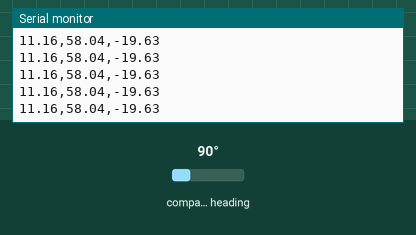
The sketch below on a simulated Arduino Uno, built with avr-gcc and run on an emulated ATmega328P. Shown: the last lines printed to the serial monitor. The inputs (shaded band) are chosen by the test bench; at power-on: compass heading 90°.

Above: at 1.2 s.
1.3 s: compass heading set to 7°
At 1.45 s:
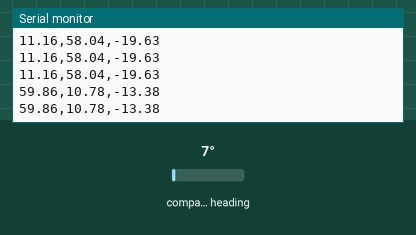
2.8 s: compass heading set to 180°
At 2.89 s:
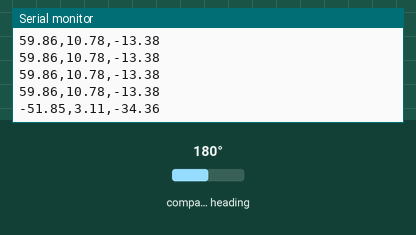
Timing chart, 0 to 5.8 s (numbered marks = the images above; inputs shaded):
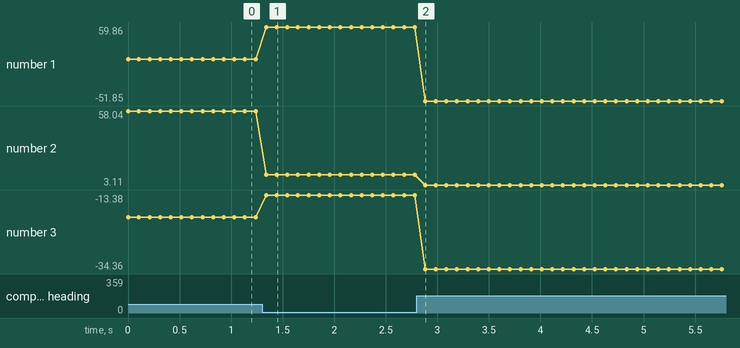

Measured:
- after the input at 1.3 s, the serial monitor: prints a new line at once (image 1)
- after the input at 2.8 s, the serial monitor: prints a new line after 0.08 s (image 2)
- plotted number 1: 11.16 → 59.86 after the input at 1.3 s, 59.86 → -51.85 after the input at 2.8 s
- plotted number 2: 58.04 → 10.78 after the input at 1.3 s, 10.78 → 3.11 after the input at 2.8 s
- plotted number 3: -19.63 → -13.38 after the input at 1.3 s, -13.38 → -34 after the input at 2.8 s

The sketch:

CalibratedData.ino
```cpp
#include <Wire.h>
#include <Adafruit_Sensor.h>
#include <Adafruit_MPU6050.h>
#include <Adafruit_HMC5883_U.h>

Adafruit_MPU6050 mpu;
Adafruit_HMC5883_Unified mag = Adafruit_HMC5883_Unified(12345);

sensors_event_t event;
float xv, yv, zv;
float calibrated_values[3];
float scaler;
boolean scaler_flag = false;
float normal_vector_length;

void setup(void){
  Serial.begin(9600);

  Wire.begin();
  if (!mpu.begin()) {
  Serial.println("Failed to initialize MPU6050 chip");
    while (1) {
    }
  }
  mpu.setI2CBypass(true);
  if(!mag.begin()){
    Serial.println("Ooops, no HMC5883 detected ... Check your wiring!");
    while(1);
  }
}

void loop(void) {
  float values_from_magnetometer[3];
  getData();

  values_from_magnetometer[0] = xv;
  values_from_magnetometer[1] = yv;
  values_from_magnetometer[2] = zv;
  transformation(values_from_magnetometer);

  vector_length_stabilasation();

  Serial.flush();
  Serial.print(calibrated_values[0]);
  Serial.print(",");
  Serial.print(calibrated_values[1]);
  Serial.print(",");
  Serial.print(calibrated_values[2]);
  Serial.println();

  delay(100);
}

void getData(){
  mag.getEvent(&event);

  xv=event.magnetic.x;
  yv=event.magnetic.y;
  zv=event.magnetic.z;
}

void transformation(float uncalibrated_values[3])    {
  double calibration_matrix[3][3] = {
    {1.315,-0.036,-0.115},
    {0.033,1.358,0.008},
    {0.150,0.022,1.509}
  };

  double bias[3] = {
    -8.387,
    -2.62,
    -15.539
  };

  for (int i=0; i<3; ++i) uncalibrated_values[i] = uncalibrated_values[i] - bias[i];
  float result[3] = {0, 0, 0};
  for (int i=0; i<3; ++i)
    for (int j=0; j<3; ++j)
      result[i] += calibration_matrix[i][j] * uncalibrated_values[j];
  for (int i=0; i<3; ++i) calibrated_values[i] = result[i];
}

void vector_length_stabilasation(){
  if (scaler_flag == false){
    getData();
    normal_vector_length = sqrt(calibrated_values[0]*calibrated_values[0] + calibrated_values[1]*calibrated_values[1] + calibrated_values[2]*calibrated_values[2]);
    scaler_flag = true;
  }

  scaler = normal_vector_length/sqrt(calibrated_values[0]*calibrated_values[0] + calibrated_values[1]*calibrated_values[1] + calibrated_values[2]*calibrated_values[2]);
  calibrated_values[0] = calibrated_values[0]*scaler;
  calibrated_values[1] = calibrated_values[1]*scaler;
  calibrated_values[2] = calibrated_values[2]*scaler;
}
```
